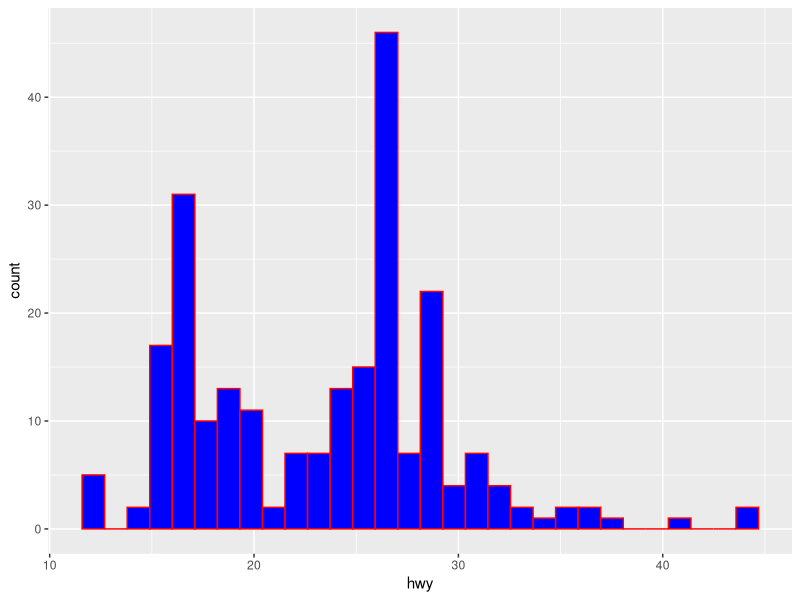
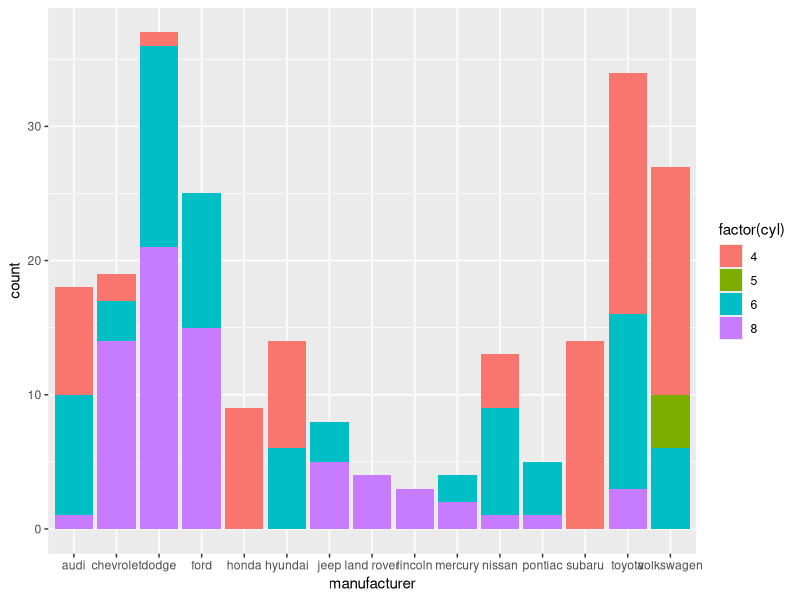
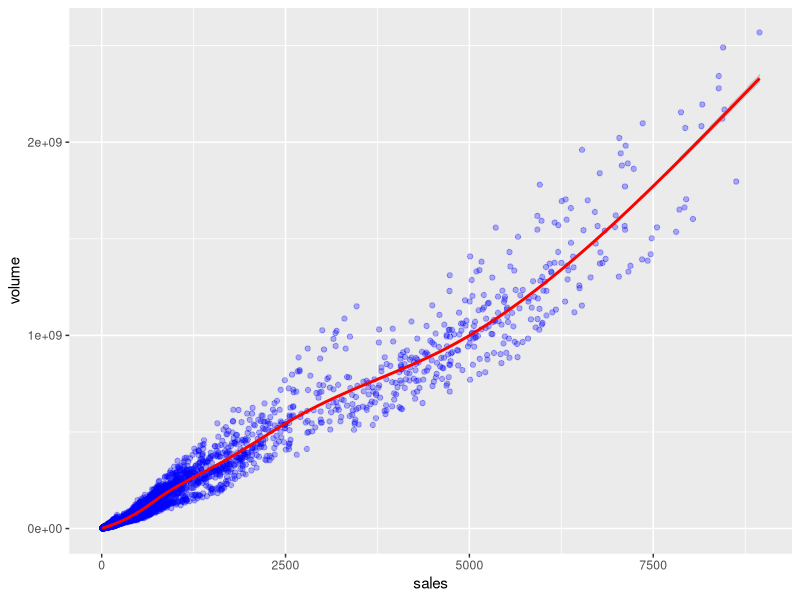

The R source for these figures, in order:
#Importing dataset and libraries

library(dplyr)
library(ggplot2)
df <- mpg

head(df)

#Histogram of hwy mpg values
plt <- ggplot(df, aes(x=hwy))

plt + geom_histogram(color = 'red', fill = 'blue')
  
#Barplot of car counts per manufacturer with color fill defined by cyl count
plt1 <- ggplot(df, aes(x = manufacturer))

plt1 + geom_bar(aes(fill = factor(cyl)))

#Switching now to the txhousing dataset that comes with ggplot2

head(txhousing)

#Creating a scatter plot of volume versus sales. 

plt2 <- ggplot(txhousing, aes(x = sales, y = volume))

plt2 + geom_point(color = 'blue', alpha = 0.3 ) + geom_smooth(color = 'red')
  



